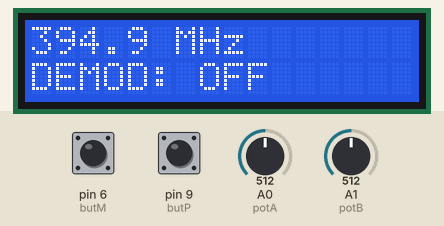
Simulated run of this sketch. Board: Arduino Uno, built with avr-gcc and run on an emulated ATmega328P. Parts: 16×2 character LCD. The test bench sets the inputs (shaded band); at power-on: pin 6 (butM) LOW, A0 (potA) = 512, pin 9 (butP) LOW, A1 (potB) = 512. What the sketch prints to the serial monitor is not drawn.

Above: at 1.2 s.
1.3 s: pin 6 (butM) pulled HIGH for 3.2 s
At 4.8 s:
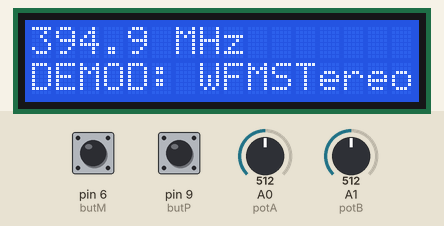
6.0 s: pin 6 (butM) pulled HIGH for 0.3 s
At 6.9 s:
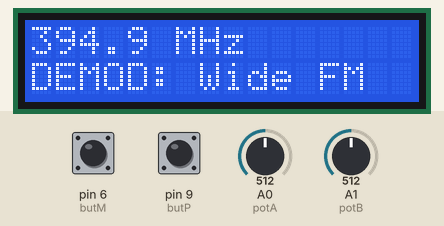
7.8 s: pin 6 (butM) pulled HIGH for 1 s
At 9.6 s:
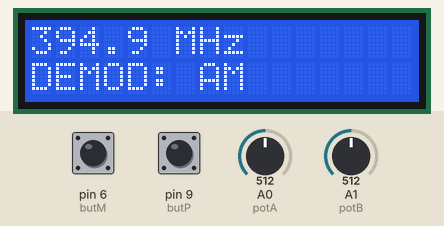
10.3 s: pin 6 (butM) pulled HIGH for 0.3 s
At 11.4 s:
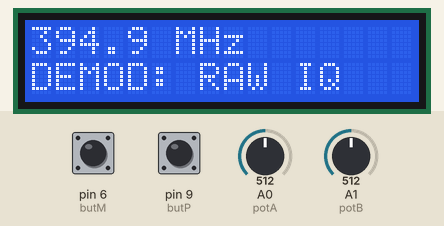
12.1 s: A0 (potA) set to 716
At 13.4 s:
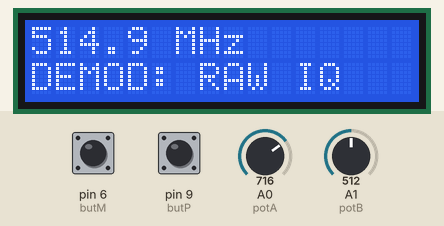
13.7 s: pin 9 (butP) pulled HIGH for 0.3 s
At 14.7 s:
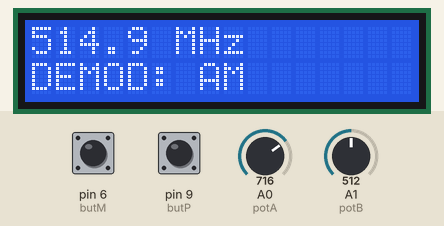
Timing chart, 0 to 16.5 s (numbered marks = the images above; inputs shaded):
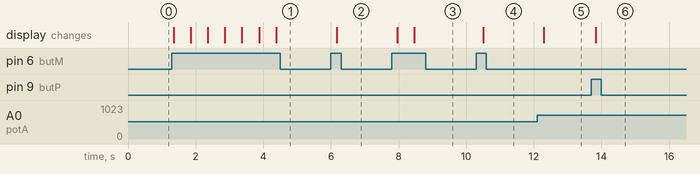

The sketch:

commande_gqrx.ino
```cpp
#include <LiquidCrystal.h>
//#include <string.h>

#define potA A0 // potentiometre pour MHz
#define potB A1// potentiometre pour KHz

#define butP 9  // selection type modulation +
#define butM 6  // selection type modulation -

LiquidCrystal lcd(12, 11, 5, 4, 3, 2);

int potAVal = 0;
int potBVal = 0;

int freq = 0;
int bufF = 0;
char freq_to_send[10] = {0};
char freq_to_print[10] = {0};

char mod[20] = {0};
int modN = 0;

int butPstate = 0;
int butMstate = 0;

int i = 0;
int j = 0;

bool flagSend = false;


void setup() {
  // put your setup code here, to run once:
  lcd.begin(16, 2);

  Serial.begin(9600);

  pinMode(butP, INPUT);
  pinMode(butM, INPUT);
}

void loop() {
  // put your main code here, to run repeatedly:

  bufF = freq;
  potAVal = map(analogRead(potA), 0, 1023, 8, 70);
  potBVal = map(analogRead(potB), 0, 1023, 0, 99);

  butPstate = digitalRead(butP);
  butMstate = digitalRead(butM);

  freq = potAVal*100 + potBVal;

  sprintf(freq_to_send,"F %ld" , freq*100000);


  if(freq/10 < 100){
    sprintf(freq_to_print,"0%d.%d MHz" , freq/10, freq - (freq/10)*10);
  }
  else{
    sprintf(freq_to_print,"%d.%d MHz" , freq/10, freq - (freq/10)*10);
  }

  lcd.clear();
  lcd.setCursor(0, 0);
  lcd.print(freq_to_print);

  if(butPstate == HIGH){ // sélection de la démodulation
    flagSend = true;
    modN+=1;
    if(modN > 11){
      modN = 0;
    }
  }
  if(butMstate == HIGH){
    flagSend = true;
    modN-=1;
    if(modN < 0){
      modN = 11;
    }
  }

  switch(modN){ //types de démodulations
    case 0:
      sprintf(mod, "M OFF");
      lcd.setCursor(0, 1);
      lcd.print("DEMOD: OFF");
      break;

    case 1:
      sprintf(mod, "M RAW");
      lcd.setCursor(0, 1);
      lcd.print("DEMOD: RAW IQ");
      break;

    case 2:
      sprintf(mod, "M AM");
      lcd.setCursor(0, 1);
      lcd.print("DEMOD: AM");
      break;

     case 3:
      sprintf(mod, "M FM");
      lcd.setCursor(0, 1);
      lcd.print("DEMOD: FM");
      break;

     case 4:
      sprintf(mod, "M WFM");
      lcd.setCursor(0, 1);
      lcd.print("DEMOD: Wide FM");
      break;

     case 5:
      sprintf(mod, "M WFM_ST");
      lcd.setCursor(0, 1);
      lcd.print("DEMOD: WFMSTereo");
      break;

     case 6:
      sprintf(mod, "M WFM_ST_OIRT");
      lcd.setCursor(0, 1);
      lcd.print("DEMOD: WFMSTOIRT");
      break;

     case 7:
      sprintf(mod, "M LSB");
      lcd.setCursor(0, 1);
      lcd.print("DEMOD: LSB");
      break;

     case 8:
      sprintf(mod, "M USB");
      lcd.setCursor(0, 1);
      lcd.print("DEMOD: USB");
      break;

     case 9:
      sprintf(mod, "M CW");
      lcd.setCursor(0, 1);
      lcd.print("DEMOD: CW");
      break;

     case 10:
      sprintf(mod, "M CWL");
      lcd.setCursor(0, 1);
      lcd.print("DEMOD: CWL");
      break;

     case 11:
      sprintf(mod, "M CWU");
      lcd.setCursor(0, 1);
      lcd.print("DEMOD: CWU");
      break;

    default:
      break;
  }

  if(flagSend){
    Serial.print(mod); //on indique le nouveau type de démodulation
    delay(250);
    flagSend = false;
  }

    Serial.print(freq_to_send);  //on met à jour la fréquence
  delay(250);
}
```

Measured:
- after the input at 1.3 s, the display: first changes after 0.05 s (image 1 shows a later state)
- after the input at 6.0 s, the display: changes after 0.17 s (image 2)
- after the input at 7.8 s, the display: first changes after 0.16 s (image 3 shows a later state)
- after the input at 10.3 s, the display: changes after 0.20 s (image 4)
- after the input at 12.1 s, the display: changes after 0.19 s (image 5)
- after the input at 13.7 s, the display: changes after 0.13 s (image 6)
